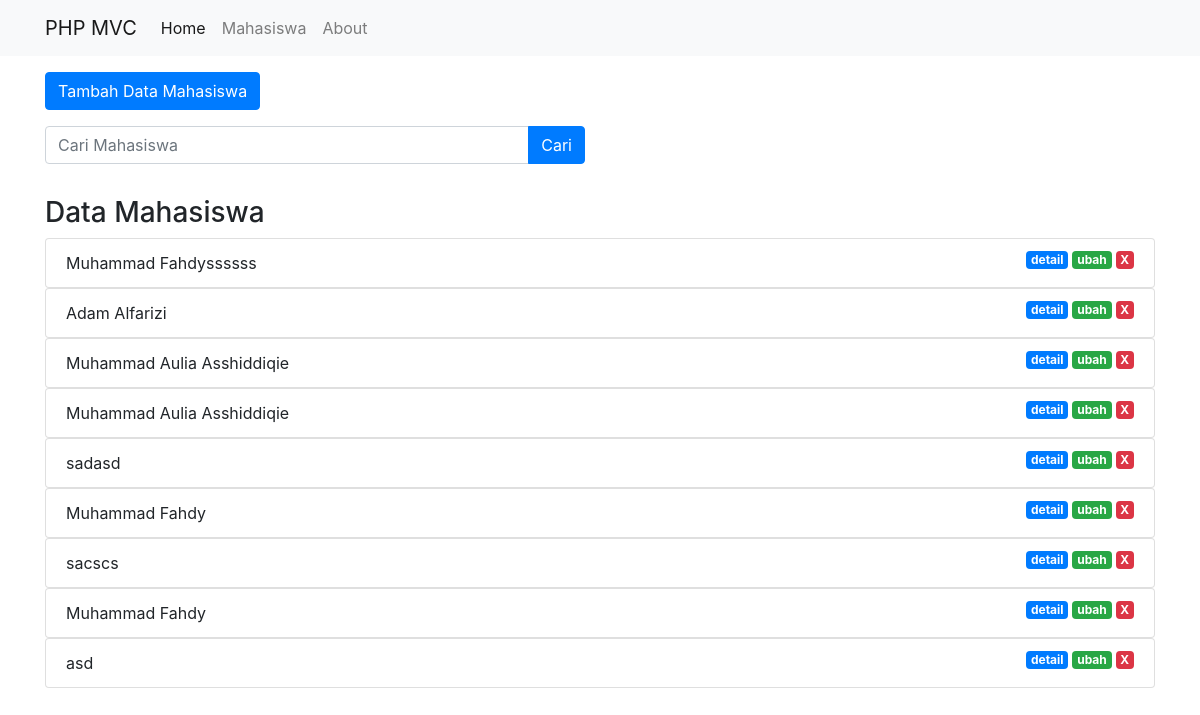
Screenshot of /public/mahasiswa with the database file from the repository.
### tables this page shows
CREATE TABLE `mahasiswa` (
  `id` int(10) NOT NULL,
  `nama` varchar(50) NOT NULL,
  `nrp` varchar(10) NOT NULL,
  `email` varchar(50) NOT NULL,
  `jurusan` varchar(20) NOT NULL
);

### app/core/Controller.php (called while the page is built, shortened)
<?php
class Controller {
	public function view($view, $data = [])
	{
		require_once '../app/views/' . $view . '.php';
	}
	public function model($model)
	{
		return new $model;
	}
}

### app/controllers/Mahasiswa.php (called while the page is built, shortened)
<?php
class Mahasiswa extends Controller{
	public function index(){
		$data['judul'] = 'Daftar Mahasiswa';
		$data['mhs'] = $this->model('Mahasiswa_model')->getAllMahasiswa();
		$this->view('templates/header', $data);
		$this->view('mahasiswa/index', $data);
		$this->view('templates/footer');
	}
	}

### app/core/App.php (called while the page is built, shortened)
<?php
class App{
	protected $method = 'index';
	protected $params = [];
	public function __construct()
	{
		$this->controller = new $this->controller;
		call_user_func_array([$this->controller ,$this->method], $this->params);
	}
}

### public/index.php (called while the page is built, shortened)
<?php
$app = new App;

### app/core/Database.php (called while the page is built, shortened)
<?php
class Database{
	private $host = DB_HOST;
	private $user = DB_USER;
	private $pass = DB_PASS;
	private $db_name = DB_NAME;
	private $dbh;
	private $stmt;
	public function __construct(){
		 $dsn = 'mysql:host='.$this->host.';dbname='.$this->db_name;
		 $option = [
		 	PDO::ATTR_PERSISTENT => true,
		 	PDO::ATTR_ERRMODE => PDO::ERRMODE_EXCEPTION
		 ];
		try{
			$this->dbh = new PDO($dsn,$this->user,$this->pass, $option);
		}catch(PDOException $e){
			die($e->getMessage());
		}
	}
	public function query($query){
		$this->stmt = $this->dbh->prepare($query);
	}
	public function execute(){
		$this->stmt->execute();
	}
	public function resultSet(){
		$this->execute();
		return $this->stmt->fetchAll(PDO::FETCH_ASSOC);
	}
}

### app/models/Mahasiswa_model.php (called while the page is built, shortened)
<?php
class Mahasiswa_model {
	private $table = 'Mahasiswa';
	private $db;
	public function __construct(){
		$this->db = new Database;
	}
	public function getAllMahasiswa(){
		$this->db->query('SELECT * FROM ' . $this->table);
		return $this->db->resultSet();
	}
}

### app/views/mahasiswa/index.php (the view, shortened to what this page needs)
<div class="container mt-3">
	<div class="row">
		<div class="col-6 mb-3">
		<button type="button" class="btn btn-primary tombolTambahData" data-toggle="modal" data-target="#formModal">
  			Tambah Data Mahasiswa
		</button>
		</div>
	</div>
		<div class="row mb-3">
			<div class="col-lg-6">
				<form action="<?= BASEURL; ?>/mahasiswa/cari" method="post">
					<div class="input-group mb-3">
					<input type="text" class="form-control" placeholder="Cari Mahasiswa" autocomplate="off" name="keyword" id = "keyword">
					<div class="input-group-append">
						<button class="btn btn-primary" type="submit" id="tombolCari">Cari</button>
					</div>
					</div>
				</form>
			</div>
		</div>
			<h3>Data Mahasiswa</h3>
				<?php foreach ( $data['mhs'] as $mhs ) : ?>
					<ul class="list-group">
						<li class="list-group-item">
							<?= $mhs['nama']; ?>
							<a href="<?= BASEURL; ?>/mahasiswa/hapus/<?= $mhs['id']; ?>" class="badge badge-danger float-right ml-1" onclick="return confirm('yakin ?');">X</a>
							<a href="<?= BASEURL; ?>/mahasiswa/ubah/<?= $mhs['id']; ?>" class="badge badge-success float-right ml-1 tampilModalUbah" data-toggle="modal" data-target="#formModal" data-id="<?= $mhs['id'];?>">ubah</a>
							<a href="<?= BASEURL; ?>/mahasiswa/detail/<?= $mhs['id']; ?>" class="badge badge-primary float-right ml-1">detail</a>
						</li>
					</ul>
				<?php endforeach; ?>
		</div>

### app/views/templates/header.php (shortened to what this page needs)
<!DOCTYPE html>
<html>
<head>
	<link rel="stylesheet" href="<?= BASEURL; ?>/css/bootstrap.css">
</head>
<body>
<nav class="navbar navbar-expand-lg navbar-light bg-light">
<div class="container">
	  <a class="navbar-brand" href="#">PHP MVC</a>
	  <div class="collapse navbar-collapse" id="navbarSupportedContent">
	    <ul class="navbar-nav mr-auto">
	      <li class="nav-item active">
	        <a class="nav-link" href="<?= BASEURL; ?>">Home <span class="sr-only">(current)</span></a>
	      </li>
	      <li class="nav-item">
	        <a class="nav-link" href="<?= BASEURL; ?>/mahasiswa">Mahasiswa</a>
	      </li>
	      <li class="nav-item">
	        <a class="nav-link" href="<?= BASEURL; ?>/about">About</a>
	      </li>
	    </ul>
  	</div>
  </div>
</nav>

### app/views/templates/footer.php (shortened to what this page needs)
</body>
</html>

### rows the page displays
mahasiswa: nama "Muhammad Fahdyssssss"
mahasiswa: nama "Adam Alfarizi"
mahasiswa: nama "Muhammad Aulia Asshiddiqie"
mahasiswa: nama "Muhammad Aulia Asshiddiqie"
mahasiswa: nama "sadasd"
mahasiswa: nama "Muhammad Fahdy"
mahasiswa: nama "sacscs"
mahasiswa: nama "Muhammad Fahdy"
mahasiswa: nama "asd"
